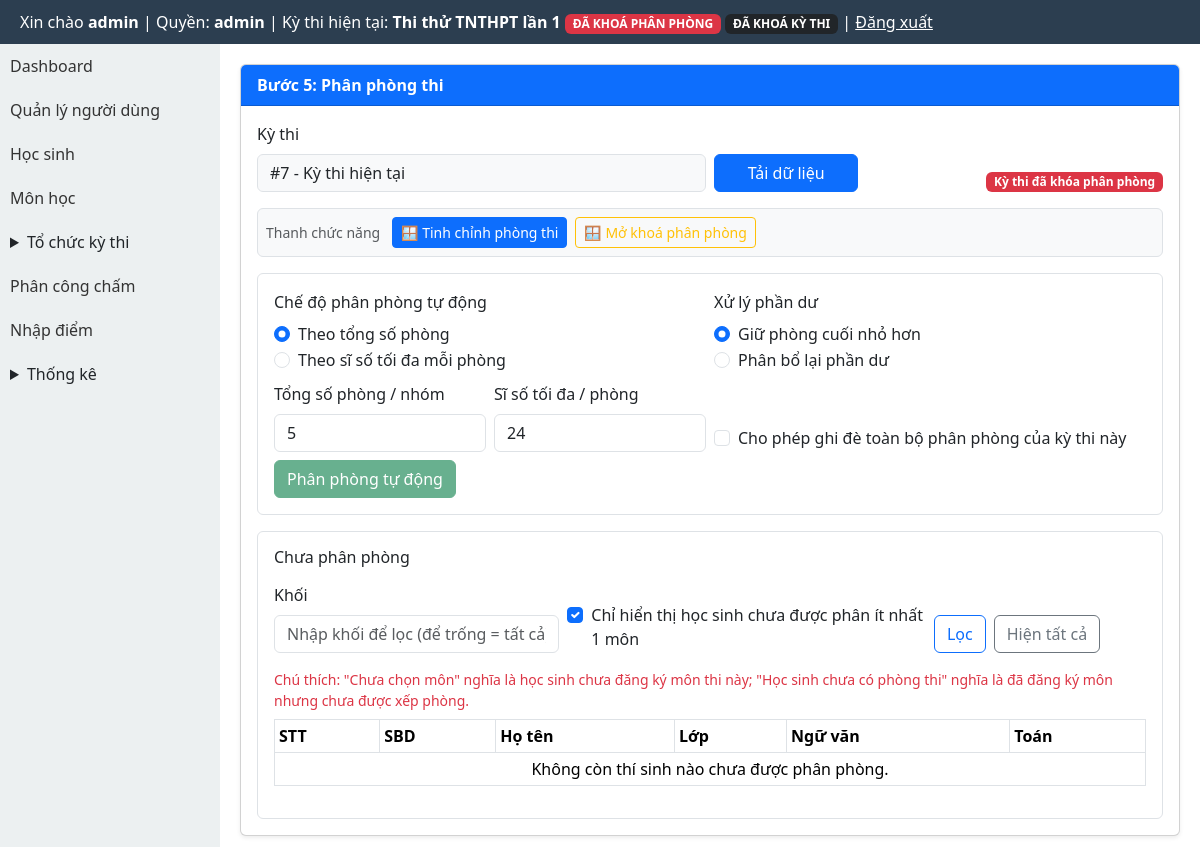
/modules/exams/distribute_rooms.php (signed in), run on the app's committed database.
### tables this page shows
CREATE TABLE exams (
  id INTEGER PRIMARY KEY AUTOINCREMENT,
  ten_ky_thi TEXT,
  nam INTEGER,
  ngay_thi TEXT
, distribution_locked INTEGER DEFAULT 0, rooms_locked INTEGER DEFAULT 0, exam_locked INTEGER DEFAULT 0, deleted_at TEXT, is_default INTEGER DEFAULT 0, exam_mode INTEGER DEFAULT 1);

CREATE TABLE subjects (
  id INTEGER PRIMARY KEY AUTOINCREMENT,
  ma_mon TEXT UNIQUE,
  ten_mon TEXT,
  he_so REAL
);

### modules/exams/distribute_rooms.php (the view, shortened to what the rows shown need)
<?php
require_once BASE_PATH . '/modules/exams/_common.php';
$examId = exams_resolve_current_exam_from_request();
$fixedExamContext = getCurrentExamId() > 0;
$examModeStmt = $pdo->prepare('SELECT exam_mode FROM exams WHERE id = :id LIMIT 1');
$examModeStmt->execute([':id' => $examId]);
$examMode = (int) ($examModeStmt->fetchColumn() ?: 1);
exams_debug_log_context($pdo, $examId);
$unassignedMatrixSubjects = [];
if ($examId > 0) {
    $matrixKhoiSql = '';
    $matrixParams = [':exam_id' => $examId];
    $subjectById = [];
    if ($examMode === 2) {
        $subjectColsStmt = $pdo->prepare('SELECT DISTINCT sub.id AS subject_id, sub.ten_mon
            FROM exam_student_subjects ess
            INNER JOIN exam_students es ON es.exam_id = ess.exam_id AND es.student_id = ess.student_id AND es.subject_id IS NULL
            INNER JOIN subjects sub ON sub.id = ess.subject_id
            WHERE ess.exam_id = :exam_id' . $matrixKhoiSql . '
            ORDER BY sub.ten_mon');
        $subjectColsStmt->execute($matrixParams);
        foreach ($subjectColsStmt->fetchAll(PDO::FETCH_ASSOC) as $sub) {
            $sid = (int) ($sub['subject_id'] ?? 0);
            if ($sid > 0) {
                $subjectById[$sid] = (string) ($sub['ten_mon'] ?? '');
            }
        }
    }
    $subjectFromAssignStmt = $pdo->prepare('SELECT DISTINCT sub.id AS subject_id, sub.ten_mon
        FROM exam_students es
        INNER JOIN subjects sub ON sub.id = es.subject_id
        WHERE es.exam_id = :exam_id AND es.subject_id IS NOT NULL' . $matrixKhoiSql . '
        ORDER BY sub.ten_mon');
    $subjectFromAssignStmt->execute($matrixParams);
    foreach ($subjectFromAssignStmt->fetchAll(PDO::FETCH_ASSOC) as $sub) {
        $sid = (int) ($sub['subject_id'] ?? 0);
    }
    asort($subjectById, SORT_NATURAL | SORT_FLAG_CASE);
    $unassignedMatrixSubjects = [];
    foreach ($subjectById as $sid => $name) {
        $unassignedMatrixSubjects[] = ['subject_id' => $sid, 'ten_mon' => $name];
    }
}
require_once BASE_PATH . '/layout/header.php';
?>
<link href="https://cdn.jsdelivr.net/npm/bootstrap@5.3.3/dist/css/bootstrap.min.css" rel="stylesheet">
<div style="display:flex;min-height:calc(100vh - 44px);">
    <div style="flex:1;padding:20px;min-width:0;">
        <div class="card shadow-sm">
            <div class="card-body">
                <form method="get" class="row g-2 mb-3 align-items-end">
                    <div class="col-md-6">
                        <label class="form-label">Kỳ thi</label>
                        <?php if ($fixedExamContext): ?>
                            <div class="form-control bg-light">#<?= $examId ?> - Kỳ thi hiện tại</div>
                        <?php endif; ?>
                    </div>
                </form>
                <?php if ($examId > 0): ?>
                    <div class="border rounded p-3">
                        <div class="table-responsive">
                            <table class="table table-bordered table-sm">
                                <thead>
                                <tr>
                                    <th>STT</th>
                                    <th>SBD</th>
                                    <th>Họ tên</th>
                                    <th>Lớp</th>
                                    <?php foreach ($unassignedMatrixSubjects as $sub): ?>
                                        <th><?= htmlspecialchars((string) ($sub['ten_mon'] ?? ''), ENT_QUOTES, 'UTF-8') ?></th>
                                    <?php endforeach; ?>
                                </tr>
                                </thead>
                            </table>
                        </div>
                    </div>
                <?php endif; ?>
            </div>
        </div>
    </div>
</div>
<?php require_once BASE_PATH . '/layout/footer.php'; ?>

### templates/header.php (shortened to what the rows shown need)
<?php
require_once BASE_PATH . '/core/auth.php';
$currentExamInfo = null;
$role = function_exists('current_user_role') ? current_user_role() : strtolower(trim((string) ($_SESSION['role'] ?? $_SESSION['user']['role'] ?? '')));
if (in_array($role, ['admin', 'organizer'], true)) {
    require_once BASE_PATH . '/core/db.php';
    require_once BASE_PATH . '/modules/exams/exam_context_helper.php';
    $currentExamInfo = getCurrentExamInfo();
}
$role = $role ?? (function_exists('current_user_role') ? current_user_role() : '');
$currentExamInfo = $currentExamInfo ?? null;
?>
<!DOCTYPE html>
<html lang="vi">
<head>
</head>
<body>
<div class="header">
    Xin chào <b><?= $_SESSION['user']['username'] ?></b>
    | Quyền: <b><?= htmlspecialchars((string) $role, ENT_QUOTES, 'UTF-8') ?></b>
    <?php if ($currentExamInfo !== null): ?>
        | Kỳ thi hiện tại: <b><?= htmlspecialchars((string) $currentExamInfo['ten_ky_thi'], ENT_QUOTES, 'UTF-8') ?></b>
        <?php if (($currentExamInfo['distribution_locked'] ?? 0) === 1 || ($currentExamInfo['rooms_locked'] ?? 0) === 1): ?>
            <span class="badge bg-danger">ĐÃ KHOÁ PHÂN PHÒNG</span>
        <?php endif; ?>
        <?php if (($currentExamInfo['exam_locked'] ?? 0) === 1): ?>
            <span class="badge bg-dark">ĐÃ KHOÁ KỲ THI</span>
        <?php endif; ?>
    <?php endif; ?>
    | <a href="<?= BASE_URL ?>/logout.php" style="color:#fff">Đăng xuất</a>
</div>

### data on the page
exams: ten_ky_thi "Thi thử TNTHPT lần 1", id "7"
subjects: ten_mon "Ngữ văn"
subjects: ten_mon "Toán"

### other printed values
$_SESSION['user']['username'] "admin"
$role "admin"
